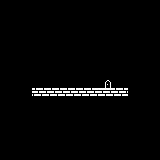

Rendered tile map (Tiled .tmx) drawn with the repository's tilesets; below, a short description and the full map source, tile grids included:
An orthogonal 20x20 tile map with 8x8 px tiles, 1 tile layer (Tiles) and 2 objects (Door, Spawn).

<map version="1.4" tiledversion="1.4.1" orientation="orthogonal" renderorder="right-down" width="20" height="20" tilewidth="8" tileheight="8" infinite="0" nextlayerid="3" nextobjectid="7">
 <editorsettings>
  <export target="8BitDungeon.lua" format="lua" />
 </editorsettings>
 <tileset firstgid="1" source="8BitDungeon.tsx" />
 <layer id="1" name="Tiles" width="20" height="20">
  <data encoding="csv">
0,0,0,0,0,0,0,0,0,0,0,0,0,0,0,0,0,0,0,0,
0,0,0,0,0,0,0,0,0,0,0,0,0,0,0,0,0,0,0,0,
0,0,0,0,0,0,0,0,0,0,0,0,0,0,0,0,0,0,0,0,
0,0,0,0,0,0,0,0,0,0,0,0,0,0,0,0,0,0,0,0,
0,0,0,0,0,0,0,0,0,0,0,0,0,0,0,0,0,0,0,0,
0,0,0,0,0,0,0,0,0,0,0,0,0,0,0,0,0,0,0,0,
0,0,0,0,0,0,0,0,0,0,0,0,0,0,0,0,0,0,0,0,
0,0,0,0,0,0,0,0,0,0,0,0,0,0,0,0,0,0,0,0,
0,0,0,0,0,0,0,0,0,0,0,0,0,0,0,0,0,0,0,0,
0,0,0,0,0,0,0,0,0,0,0,0,0,0,0,0,0,0,0,0,
0,0,0,0,0,0,0,0,0,0,0,0,0,4,0,0,0,0,0,0,
0,0,0,0,2,2,2,2,2,2,2,2,1,1,2,2,0,0,0,0,
0,0,0,0,0,0,0,0,0,0,0,0,0,0,0,0,0,0,0,0,
0,0,0,0,0,0,0,0,0,0,0,0,0,0,0,0,0,0,0,0,
0,0,0,0,0,0,0,0,0,0,0,0,0,0,0,0,0,0,0,0,
0,0,0,0,0,0,0,0,0,0,0,0,0,0,0,0,0,0,0,0,
0,0,0,0,0,0,0,0,0,0,0,0,0,0,0,0,0,0,0,0,
0,0,0,0,0,0,0,0,0,0,0,0,0,0,0,0,0,0,0,0,
0,0,0,0,0,0,0,0,0,0,0,0,0,0,0,0,0,0,0,0,
0,0,0,0,0,0,0,0,0,0,0,0,0,0,0,0,0,0,0,0
</data>
 </layer>
 <objectgroup id="2" name="Objects">
  <object id="4" name="Door" x="103.81" y="79.94" width="8" height="8" />
  <object id="5" name="Spawn" x="40" y="79.5" width="8" height="8" />
 </objectgroup>
</map>